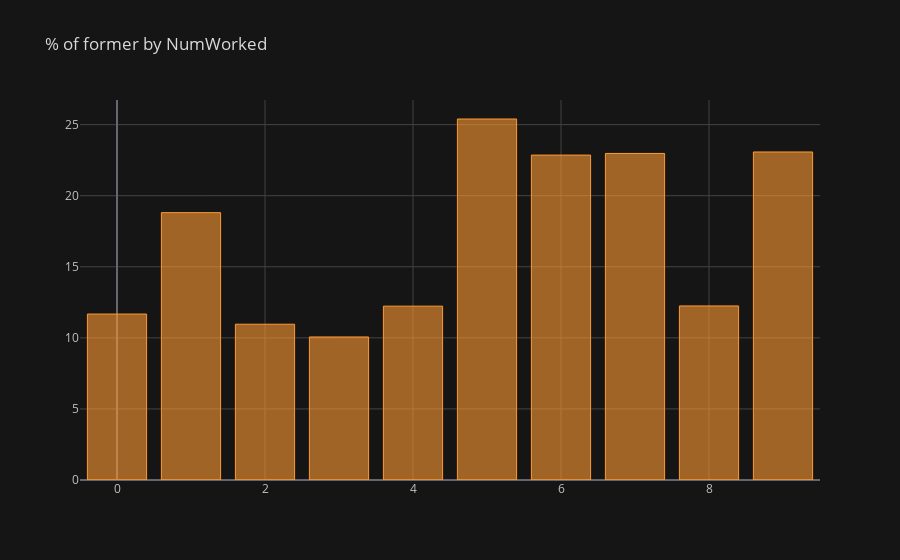

Notebook code for this chart:
### Code cell
nc = pd.DataFrame(columns = ['NumWorked', '% of former by NumWorked'])
i = 0 

for field in list(df['NumCompaniesWorked'].unique()):
    ratio = df[(df['NumCompaniesWorked'] == field) & 
              (df['Attrition'] == 'Yes')].shape[0] / df[df['NumCompaniesWorked'] == field].shape[0]
    nc.loc[i] = (field, ratio*100)
    i += 1 
    
nc = nc.groupby('NumWorked').sum()
nc.iplot(kind = 'bar', title = '% of former by NumWorked')

### Figure 1 — Plotly figure (JSON) as saved in the notebook; plotly's stock layout.template omitted (floating-point values rounded to 4 significant figures)
{"data": [{"marker": {"color": "rgba(255, 153, 51, 0.6)", "line": {"color": "rgba(255, 153, 51, 1.0)", "width": 1}}, "name": "% of former by NumWorked", "orientation": "v", "text": "", "type": "bar", "x": [0.0, 1.0, 2.0, 3.0, 4.0, 5.0, 6.0, 7.0, 8.0, 9.0], "y": [11.68, 18.81, 10.96, 10.06, 12.23, 25.4, 22.86, 22.97, 12.24, 23.08]}], "layout": {"legend": {"bgcolor": "#151516", "font": {"color": "#D9D9D9"}}, "paper_bgcolor": "#151516", "plot_bgcolor": "#151516", "title": {"font": {"color": "#D9D9D9"}, "text": "% of former by NumWorked"}, "xaxis": {"gridcolor": "#434343", "showgrid": true, "tickfont": {"color": "#C2C2C2"}, "title": {"font": {"color": "#D9D9D9"}, "text": ""}, "zerolinecolor": "#666570"}, "yaxis": {"gridcolor": "#434343", "showgrid": true, "tickfont": {"color": "#C2C2C2"}, "title": {"font": {"color": "#D9D9D9"}, "text": ""}, "zerolinecolor": "#666570"}}}
